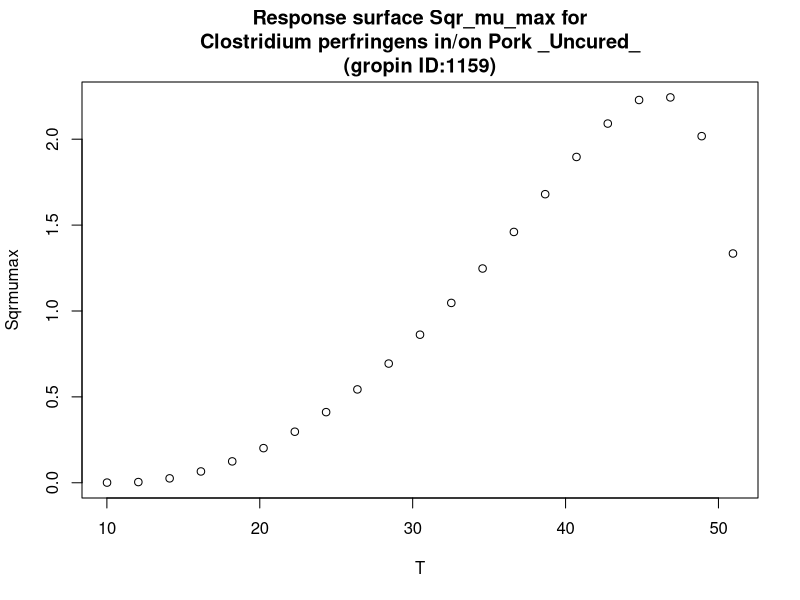

R code for this plot:
#############################
# start of Parameter script
#############################
T <- seq(10.01,50.949050949051,length.out=21)
#############################
# end of Parameter script
#############################
############################# 
# start of Model script Gropin ID 1159 
#############################
 
# constant coefficients for this model
 
variables <- data.frame(T)
argumentsPar <- unique.data.frame(expand.grid(variables))
 
# heart of the model
response_surface <- function(T) {
   mumax <-(0.047^2)*((T-10.69)^2)*(sqrt(1-exp(0.252*(T-52.8))))^2

	return(mumax=mumax)
} 

# output parameters
responseSurface <- cbind(argumentsPar,response_surface(argumentsPar['T']))
colnames(responseSurface) <- c(colnames(argumentsPar),'Sqrmumax')
#############################
# End of Model script
#############################
############################# 
# start of Visualisation script Gropin ID 1159 
#############################
titleText <-'Response surface Sqr_mu_max for
Clostridium perfringens in/on Pork _Uncured_
(gropin ID:1159)'
plot(T,responseSurface$'Sqrmumax',xlab='T',
                          ylab='Sqrmumax',main=titleText)
#############################
# End of Visualisation script
#############################
